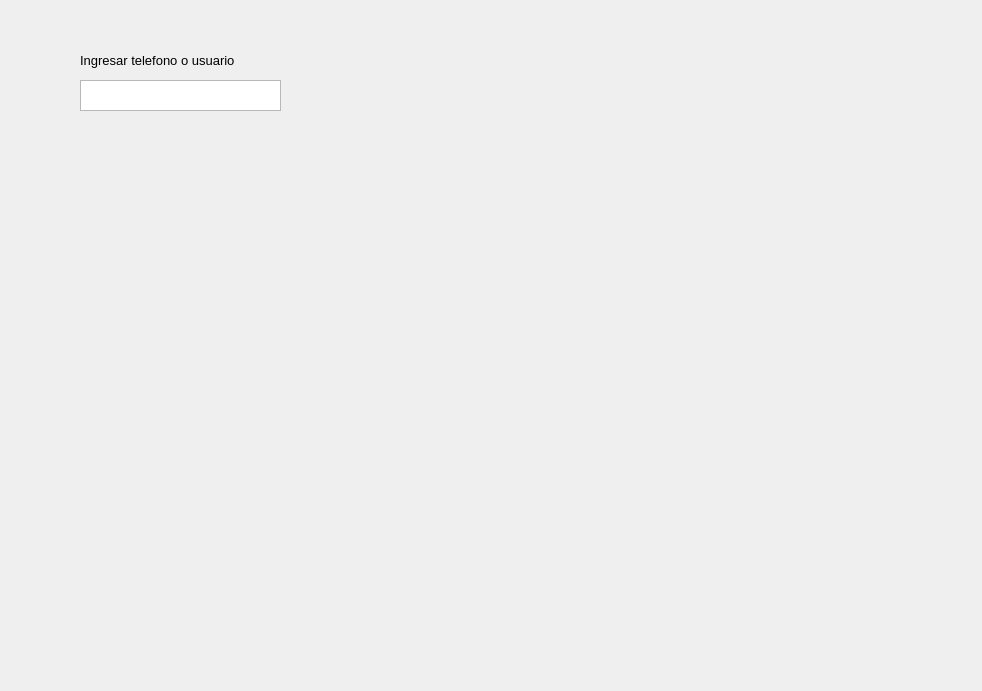
<?xml version="1.0" encoding="UTF-8"?>
<ui version="4.0">
 <class>Dialog</class>
 <widget class="QDialog" name="Dialog">
  <property name="geometry">
   <rect>
    <x>0</x>
    <y>0</y>
    <width>982</width>
    <height>691</height>
   </rect>
  </property>
  <property name="windowTitle">
   <string>Dialog</string>
  </property>
  <widget class="QLabel" name="label">
   <property name="geometry">
    <rect>
     <x>80</x>
     <y>50</y>
     <width>321</width>
     <height>21</height>
    </rect>
   </property>
   <property name="font">
    <font>
     <pointsize>10</pointsize>
    </font>
   </property>
   <property name="text">
    <string>Ingresar telefono o usuario</string>
   </property>
  </widget>
  <widget class="QTextEdit" name="textEdit">
   <property name="geometry">
    <rect>
     <x>80</x>
     <y>80</y>
     <width>201</width>
     <height>31</height>
    </rect>
   </property>
  </widget>
 </widget>
 <resources/>
 <connections/>
</ui>
